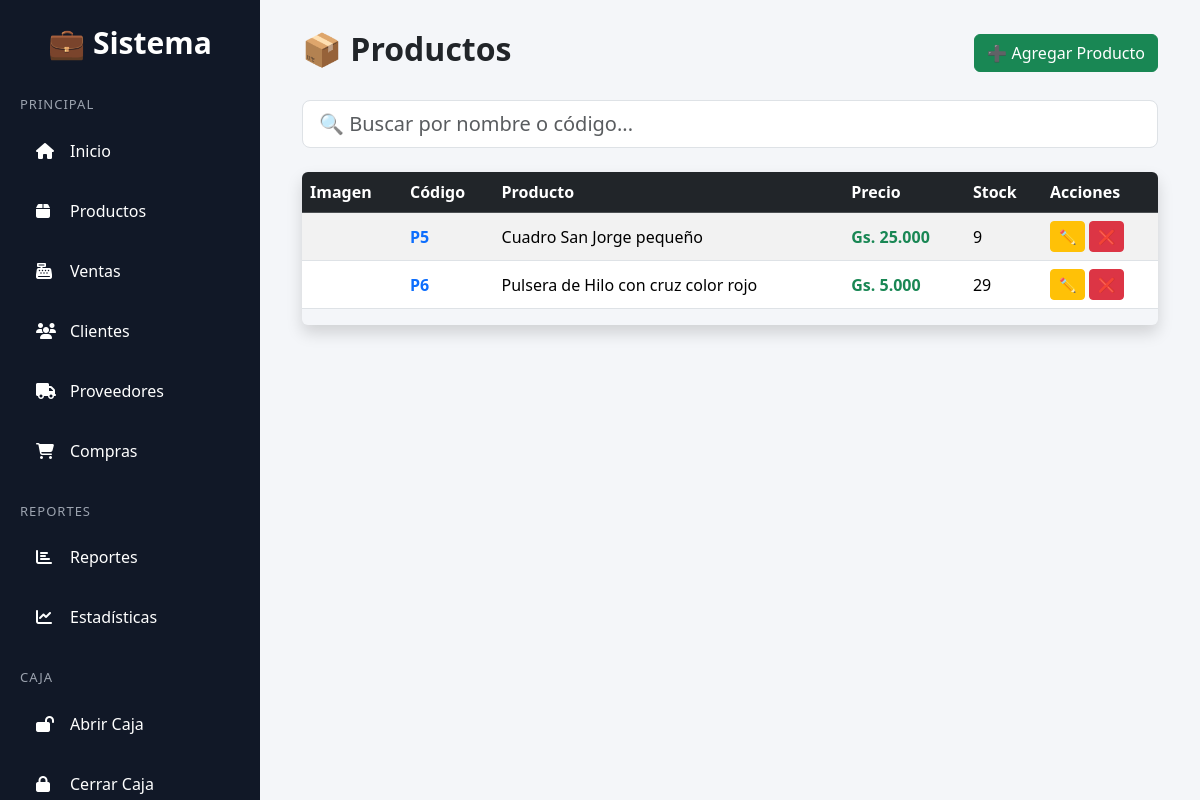
/productos/ (signed in), run on the app's committed database.
### productos/models.py (models this page shows, shortened)
class Producto(models.Model):
    negocio = models.ForeignKey(Negocio, on_delete=models.CASCADE)
    nombre = models.CharField(max_length=200)
    codigo = models.CharField(max_length=50, unique=True)
    precio = models.DecimalField(max_digits=10, decimal_places=0)
    stock = models.IntegerField()
    imagen = models.ImageField(upload_to="productos/", null=True, blank=True)
    imagen = CloudinaryField("imagen", blank=True, null=True)
    costo = models.IntegerField(default=0)

### productos/views.py (the view)
# urls.py: path("", lista_productos),
def lista_productos(request):
    negocio = Negocio.objects.filter(usuarios=request.user).first()
    query = request.GET.get("q")
    productos = Producto.objects.filter(negocio=negocio)
    if query:
        productos = productos.filter(
            Q(nombre__icontains=query) | Q(codigo__icontains=query)
        )
    return render(request, "productos.html", {"productos": productos, "query": query})

### templates/productos.html (shortened to what this page needs)
{% extends "base.html" %}
{% load humanize %}
{% block content %}
<div class="container-fluid">
    <div class="d-flex justify-content-between align-items-center mb-4">
        <h2 class="fw-bold">
            📦 Productos
        </h2>
        {% if request.user.groups.all.0.name == "Admin" %}
        <a
            href="/productos/agregar/"
            class="btn btn-success"
        >
            ➕ Agregar Producto
        </a>
        {% endif %}
    </div>
    <div class="mb-4">
        <input
            type="text"
            id="buscarProducto"
            class="form-control form-control-lg"
            placeholder="🔍 Buscar por nombre o código..."
        >
    </div>
    <div class="table-responsive shadow rounded">
        <table class="table table-hover table-striped align-middle"
               id="tabla-productos">
            <thead class="table-dark">
                <tr>
                    <th>Imagen</th>
                    <th>Código</th>
                    <th>Producto</th>
                    <th>Precio</th>
                    <th>Stock</th>
                    {% if request.user.groups.all.0.name == "Admin" %}
                    <th>Acciones</th>
                    {% endif %}
                </tr>
            </thead>
            <tbody>
                {% for p in productos %}
                <tr>
                    <td>
                    </td>
                    <td class="fw-bold text-primary">
                        {{ p.codigo }}
                    </td>
                    <td>
                        {{ p.nombre }}
                    </td>
                    <td class="precio-producto fw-bold text-success">
                    </td>
                    <td>
                        {{ p.stock }}
                    </td>
                    {% if request.user.groups.all.0.name == "Admin" %}
                    <td>
                        <a
                            href="/productos/editar/{{ p.id }}/"
                            class="btn btn-warning btn-sm"
                        >
                            ✏️
                        </a>
                        <a
                            href="/productos/eliminar/{{ p.id }}/"
                            class="btn btn-danger btn-sm"
                        >
                            ❌
                        </a>
                    </td>
                    {% endif %}
                </tr>
                {% endfor %}
            </tbody>
        </table>
    </div>
</div>
{% endblock %}

### templates/base.html (style rules this page uses)
* { margin:0; padding:0; box-sizing:border-box; }
body { background:#f4f6f9; overflow-x:hidden; }

### data on the page
Producto: codigo "P5", nombre "Cuadro San Jorge pequeño", stock "9"
Producto: codigo "P6", nombre "Pulsera de Hilo con cruz color rojo", stock "29"
